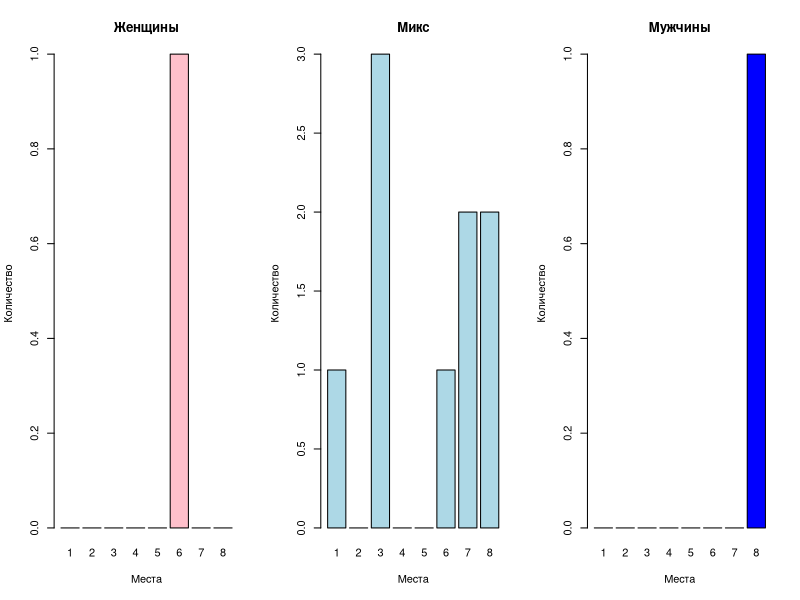
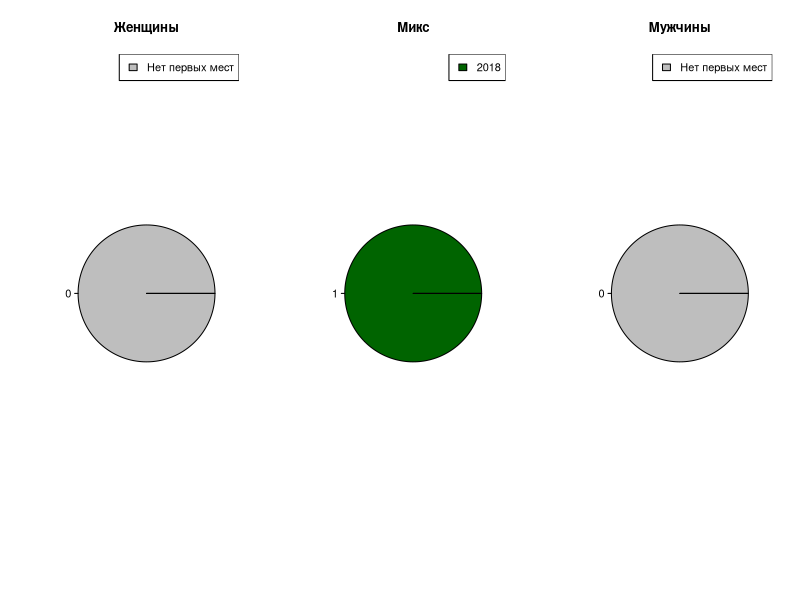
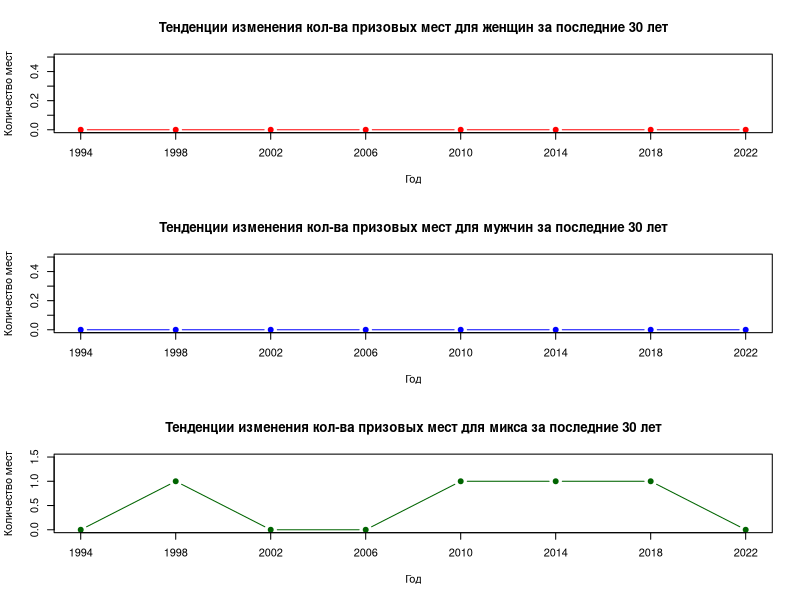
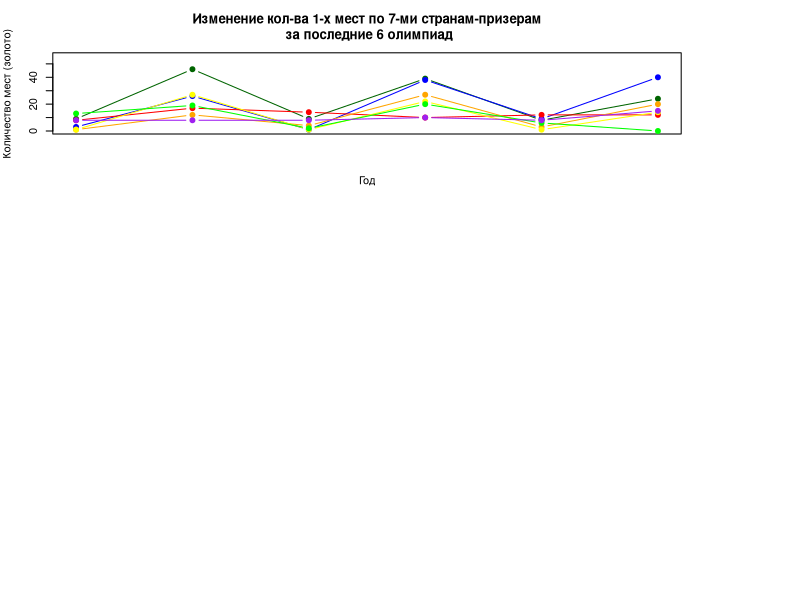

Write R code to recreate these figures, in order. (Note: this script raises an error after producing the figures.)
library(readxl)
setwd("C:/Users/Людмила/Desktop/big data/rstudioLAB")  

df_mix <- read_excel("Olimp.xlsx", sheet = 1)
df_woman <- read_excel("Olimp.xlsx", sheet = 2)
df_man <- read_excel("Olimp.xlsx", sheet = 3)


# Столбчатые диаграммы
df_mix_count <- apply(df_mix[,-1], 2, sum)
df_woman_count <- apply(df_woman[,-1], 2, sum)
df_man_count <- apply(df_man[,-1], 2, sum)

par(mfrow = c(1, 3))

barplot(df_woman_count, 
        names.arg = colnames(df_woman)[-1], 
        col = "pink", 
        main = "Женщины", 
        xlab = "Места", 
        ylab = "Количество",
        )

barplot(df_mix_count, 
        names.arg = colnames(df_mix)[-1], 
        col = "lightblue", 
        main = "Микс", 
        xlab = "Места", 
        ylab = "Количество")

barplot(df_man_count, 
        names.arg = colnames(df_man)[-1], 
        col = "blue", 
        main = "Мужчины", 
        xlab = "Места", 
        ylab = "Количество")


years_woman <- df_woman$Год[df_woman[, 2] == 1]
years_mix <- df_mix$Год[df_mix[, 2] == 1]
years_man <- df_man$Год[df_man[, 2] == 1]
# Данные для первых мест
first_place_woman <- sum(df_woman[,2] == 1)
first_place_mix <- sum(df_mix[,2] == 1)
first_place_man <- sum(df_man[,2] == 1)


# Круговая диаграмма 
par(mfrow = c(1, 3))
legend_colors <- c("darkgreen", "blue", "red", "orange", "yellow", "green", "purple", "lightgreen")

if (first_place_woman == 0) {
  pie(c(1, 0), labels = first_place_woman, main = "Женщины", col = "gray")
  legend("topright", legend = c("Нет первых мест"), fill = "gray")
} else {
  pie(c(first_place_woman, 0), labels = first_place_woman, main = "Женщины", col = legend_colors)
  legend("topright", legend = paste(years_woman, collapse = ", "), fill = legend_colors)
}

if (first_place_mix == 0) {
  pie(c(1, 0), labels = first_place_mix, main = "Микс", col = "gray")
  legend("topright", legend = c("Нет первых мест"), fill = "gray")
} else {
  pie(c(first_place_mix, 0), labels = first_place_mix, main = "Микс", col = legend_colors)
  legend("topright", legend = paste(years_mix, collapse = ", "), fill = legend_colors)
}

if (first_place_man == 0) {
  pie(c(1, 0), labels = first_place_man, main = "Мужчины", col = "gray")
  legend("topright", legend = c("Нет первых мест"), fill = "gray")
} else {
  pie(c(first_place_man, 0), labels = first_place_man, main = "Мужчины", col = legend_colors)
  legend("topright", legend = paste(years_man, collapse = ", "), fill = legend_colors)
}


# Функциональные графики
plot_graph <- function(df, color, title) {
  total_places <- rowSums(df[, 2:4], na.rm = TRUE)
  matplot(df$Год, total_places,main = title,  type = "b", pch = 19, lty = 1, col = color,
          xlab = "Год", ylab = "Количество мест", xaxt = "n", 
          ylim = c(0, max(df[, 2]+0.5)))
  axis(1, at = df$Год, labels = df$Год)
}

par(mfrow = c(3, 1))

plot_graph(df_woman, "red", "Тенденции изменения кол-ва призовых мест для женщин за последние 30 лет")
plot_graph(df_man, "blue", "Тенденции изменения кол-ва призовых мест для мужчин за последние 30 лет")
plot_graph(df_mix, "darkgreen", "Тенденции изменения кол-ва призовых мест для микса за последние 30 лет")

# 3 Графики изменения спортивных достижений (золото)
df_gold <- read_excel("Olimp.xlsx", sheet = 4)

par(mar = c(5, 4, 4, 9)) 
matplot(df_gold$Год, 
        df_gold[, -1], 
        main = "Изменение кол-ва 1-х мест по 7-ми странам-призерам\n за последние 6 олимпиад", 
        type = "b", pch = 19, 
        lty = 1, 
        col = legend_colors,
        xlab = "Год", ylab = "Количество мест (золото)", 
        xaxt = "n", 
        ylim = c(0, max(df_gold[, -1]+10)))
axis(1, at = df_gold$Год, labels = df$df_gold)
legend("topright", legend = colnames(df_gold)[-1], xpd = TRUE, bty = "n", inset = -c(0.4, 0), fill = legend_colors)


# 4 Графики изменения спортивных достижений (все призовые)
df_prize_places <- read_excel("Olimp.xlsx", sheet = 5)

par(mar = c(5, 4, 4, 9)) 
matplot(df_prize_places$Год, 
        df_prize_places[, -1], 
        main = "Изменение кол-ва призовых мест по 7-ми странам-призерам\n за последние 6 олимпиад", 
        type = "b", pch = 19, 
        lty = 1, 
        col = legend_colors,
        xlab = "Год", ylab = "Количество мест (призовые)", 
        xaxt = "n", 
        ylim = c(0, max(df_prize_places[, -1]+10)))
axis(1, at = df_prize_places$Год, labels = df_prize_places$Год)
legend("topright", legend = colnames(df_prize_places)[-1], xpd = TRUE, bty = "n", inset = -c(0.35, 0), fill = legend_colors)


# Динамика фигурного катания по всем за последние 6 Олимпиад
all <- cbind(df_mix[, 1:4], df_woman[,2:4], df_man[,2:4])
total_places1 <- rowSums(df_mix[, 2:4], na.rm = TRUE)
total_places2 <- rowSums(df_woman[, 2:4], na.rm = TRUE)
total_places3 <- rowSums(df_man[, 2:4], na.rm = TRUE)
total_places_all <- cbind(df_mix[, 1], total_places1, total_places2 + 0.01, total_places3)

year <- all[1:6, ]
par(mfrow = c(1, 3), oma = c(0, 0, 2, 0))
matplot(total_places_all$Год, 
        total_places_all, 
        type = "b", pch = 19, 
        lty = c(1, 6, 3),
        col = c("blue", "darkgreen", "red"),
        xlab = "Год", ylab = "Количество мест (призовые)", 
        xaxt = "n", 
        lwd = 3,
        ylim = c(0, max(year[, -1])+0.5))
axis(1, at = year$Год, labels = year$Год)
legend('topleft', c('Мужчины', 'Микс', 'Женщины'), lty = c(1, 6, 3), cex = 0.8, lwd=4, col = c("blue", "darkgreen", "red"))



total_places_barplot <- cbind(df_mix[, 1], total_places1, total_places2, total_places3)
colnames(total_places_barplot) <- c("Год", "Микс", "Женщины", "Мужчины")
total_places_barplot_t <- t(total_places_barplot)
total_places_barplot_t_sorted <- total_places_barplot_t[, order(total_places_barplot_t[1, ])]
barplot(as.matrix(total_places_barplot_t_sorted[-1,]), 
        beside = TRUE,
        col = c("darkgreen", "blue", "red"), 
        xlab = "Год", 
        names.arg = total_places_barplot_t_sorted[1,],
        ylab = "Количество мест (призовые)", 
        ylim = c(0,3),
        cex.names = 0.8)
legend('topright', c('Микс', 'Женщины', 'Мужчины'), fill=c("darkgreen", "blue", "red"))



total_places_pie <- sapply(total_places_barplot[,-1], sum)
pie(total_places_pie, 
    labels=c(total_places_pie[1], total_places_pie[2], total_places_pie[3]),
    col=c("darkgreen", "blue", "red"), 
    sub="Кол-во призовых мест за 6 Олимпиад\n (микс, женщины, мужчины)")
legend('topright', c('Микс', 'Женщины', 'Мужчины'), fill=c("darkgreen", "blue", "red"))

mtext("Общее количество призовых мест на 6 Олимпиадах по фигурному катанию", 
      outer = TRUE, cex = 1, font = 2)

